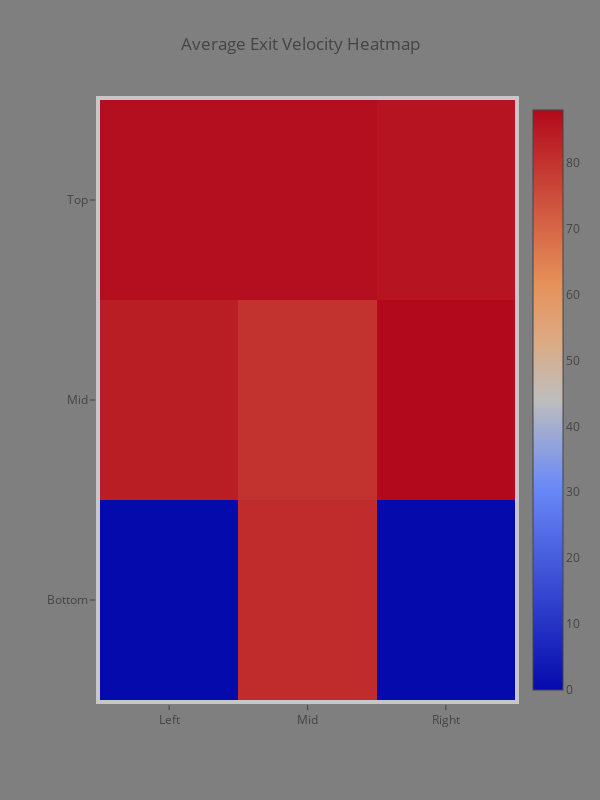

Write notebook code for a chart like this one.
### Code cell
import plotly
import plotly.plotly as py
from plotly.tools import FigureFactory as FF
plotly.__version__
plotly.offline.init_notebook_mode(connected=True)


#fig = FF.create_annotated_heatmap(d, colorscale='Viridis')

#plotly.figure_factory.create_annotated_heatmap(d) 
#py.iplot(fig, filename='numpy-reshape-1')

import plotly.plotly as py
import plotly.graph_objs as go

trace = go.Heatmap(z=[[0, 81.4, 0], [84,80,88], [87,87,86]],
                   x=['Left', 'Mid', 'Right'],
                   y=['Bottom', 'Mid', 'Top'])
data=[trace]
layout = go.Layout(
    autosize=False,
    title="Average Exit Velocity Heatmap",
    #textinfo='value',
    width=600,
    height=800,
    margin=go.layout.Margin(
        l=100,
        r=50,
        b=100,
        t=100,
        pad=4
    ),
    paper_bgcolor='#7f7f7f',
    plot_bgcolor='#c7c7c7'
)
fig = go.Figure(data = data, layout=layout)
plotly.offline.iplot(fig)

### Figure 1 — Plotly figure (JSON) as saved in the notebook; plotly's stock layout.template omitted (floating-point values rounded to 4 significant figures)
{"data": [{"type": "heatmap", "uid": "287ce9fd-bed0-46ee-8a1b-f81c9c434af7", "x": ["Left", "Mid", "Right"], "y": ["Bottom", "Mid", "Top"], "z": [[0, 81.4, 0], [84, 80, 88], [87, 87, 86]]}], "layout": {"autosize": false, "height": 800, "margin": {"b": 100, "l": 100, "pad": 4, "r": 50, "t": 100}, "paper_bgcolor": "#7f7f7f", "plot_bgcolor": "#c7c7c7", "title": {"text": "Average Exit Velocity Heatmap"}, "width": 600}}
